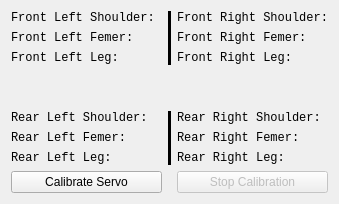
  <widget class="QWidget" name="_calibrateServoTab">
   <property name="autoFillBackground">
    <bool>false</bool>
   </property>
   <attribute name="title">
    <string>Calibrate Servo</string>
   </attribute>
   <layout class="QHBoxLayout" name="horizontalLayout">
    <item>
     <layout class="QGridLayout" name="gridLayout" rowstretch="0,0,0,0,0" columnstretch="0,0,0,0">
      <item row="4" column="1">
       <layout class="QHBoxLayout" name="horizontalLayout_3">
        <item>
         <widget class="QPushButton" name="calibrateServoButtonCS">
          <property name="sizePolicy">
           <sizepolicy hsizetype="Minimum" vsizetype="Expanding">
            <horstretch>0</horstretch>
            <verstretch>0</verstretch>
           </sizepolicy>
          </property>
          <property name="text">
           <string>Calibrate Servo</string>
          </property>
          <property name="checkable">
           <bool>true</bool>
          </property>
         </widget>
        </item>
       </layout>
      </item>
      <item row="1" column="1">
       <layout class="QVBoxLayout" name="verticalLayout_4">
        <item>
         <widget class="QLabel" name="frontLeftShoulderLabelCS">
          <property name="font">
           <font>
            <family>Courier New</family>
           </font>
          </property>
          <property name="text">
           <string>Front Left Shoulder: </string>
          </property>
         </widget>
        </item>
        <item>
         <widget class="QLabel" name="frontLeftFemerLabelCS">
          <property name="font">
           <font>
            <family>Courier New</family>
           </font>
          </property>
          <property name="text">
           <string>Front Left Femer:</string>
          </property>
          <property name="scaledContents">
           <bool>false</bool>
          </property>
         </widget>
        </item>
        <item>
         <widget class="QLabel" name="frontLeftLegLabelCS">
          <property name="font">
           <font>
            <family>Courier New</family>
           </font>
          </property>
          <property name="text">
           <string>Front Left Leg:</string>
          </property>
         </widget>
        </item>
       </layout>
      </item>
      <item row="3" column="1">
       <layout class="QVBoxLayout" name="verticalLayout_3">
        <item>
         <widget class="QLabel" name="rearLeftShoulderLabelCS">
          <property name="font">
           <font>
            <family>Courier New</family>
           </font>
          </property>
          <property name="text">
           <string>Rear Left Shoulder:</string>
          </property>
         </widget>
        </item>
        <item>
         <widget class="QLabel" name="rearLeftFemerLabelCS">
          <property name="font">
           <font>
            <family>Courier New</family>
           </font>
          </property>
          <property name="text">
           <string>Rear Left Femer:</string>
          </property>
         </widget>
        </item>
        <item>
         <widget class="QLabel" name="rearLeftLegLabelCS">
          <property name="font">
           <font>
            <family>Courier New</family>
           </font>
          </property>
          <property name="text">
           <string>Rear Left Leg:</string>
          </property>
         </widget>
        </item>
       </layout>
      </item>
      <item row="3" column="3">
       <layout class="QVBoxLayout" name="verticalLayout">
        <item>
         <widget class="QLabel" name="rearRightShoulderCS">
          <property name="font">
           <font>
            <family>Courier New</family>
           </font>
          </property>
          <property name="text">
           <string>Rear Right Shoulder:</string>
          </property>
         </widget>
        </item>
        <item>
         <widget class="QLabel" name="rearRightFemerLabelCS">
          <property name="font">
           <font>
            <family>Courier New</family>
           </font>
          </property>
          <property name="text">
           <string>Rear Right Femer:</string>
          </property>
         </widget>
        </item>
        <item>
         <widget class="QLabel" name="rearRightLegLabelCS">
          <property name="font">
           <font>
            <family>Courier New</family>
           </font>
          </property>
          <property name="text">
           <string>Rear Right Leg:</string>
          </property>
         </widget>
        </item>
       </layout>
      </item>
      <item row="1" column="3">
       <layout class="QVBoxLayout" name="verticalLayout_2">
        <item>
         <widget class="QLabel" name="frontRightShoulderLabelCS">
          <property name="font">
           <font>
            <family>Courier New</family>
           </font>
          </property>
          <property name="text">
           <string>Front Right Shoulder:</string>
          </property>
         </widget>
        </item>
        <item>
         <widget class="QLabel" name="frontRightFemerLabelCS">
          <property name="font">
           <font>
            <family>Courier New</family>
           </font>
          </property>
          <property name="text">
           <string>Front Right Femer: </string>
          </property>
         </widget>
        </item>
        <item>
         <widget class="QLabel" name="frontRightLegLabelCS">
          <property name="font">
           <font>
            <family>Courier New</family>
           </font>
          </property>
          <property name="text">
           <string>Front Right Leg:</string>
          </property>
         </widget>
        </item>
       </layout>
      </item>
      <item row="4" column="3">
       <widget class="QPushButton" name="stopCalibrationButtonCS">
        <property name="enabled">
         <bool>false</bool>
        </property>
        <property name="sizePolicy">
         <sizepolicy hsizetype="Minimum" vsizetype="Expanding">
          <horstretch>0</horstretch>
          <verstretch>0</verstretch>
         </sizepolicy>
        </property>
        <property name="text">
         <string>Stop Calibration</string>
        </property>
       </widget>
      </item>
      <item row="2" column="3">
       <spacer name="verticalSpacer_2">
        <property name="orientation">
         <enum>Qt::Vertical</enum>
        </property>
        <property name="sizeType">
         <enum>QSizePolicy::Fixed</enum>
        </property>
        <property name="sizeHint" stdset="0">
         <size>
          <width>20</width>
          <height>40</height>
         </size>
        </property>
       </spacer>
      </item>
      <item row="2" column="1">
       <spacer name="verticalSpacer">
        <property name="orientation">
         <enum>Qt::Vertical</enum>
        </property>
        <property name="sizeType">
         <enum>QSizePolicy::Fixed</enum>
        </property>
        <property name="sizeHint" stdset="0">
         <size>
          <width>20</width>
          <height>40</height>
         </size>
        </property>
       </spacer>
      </item>
      <item row="1" column="2">
       <widget class="Line" name="line">
        <property name="frameShadow">
         <enum>QFrame::Plain</enum>
        </property>
        <property name="lineWidth">
         <number>5</number>
        </property>
        <property name="orientation">
         <enum>Qt::Vertical</enum>
        </property>
       </widget>
      </item>
      <item row="3" column="2">
       <widget class="Line" name="line_2">
        <property name="frameShadow">
         <enum>QFrame::Plain</enum>
        </property>
        <property name="lineWidth">
         <number>5</number>
        </property>
        <property name="orientation">
         <enum>Qt::Vertical</enum>
        </property>
       </widget>
      </item>
     </layout>
    </item>
   </layout>
  </widget>
